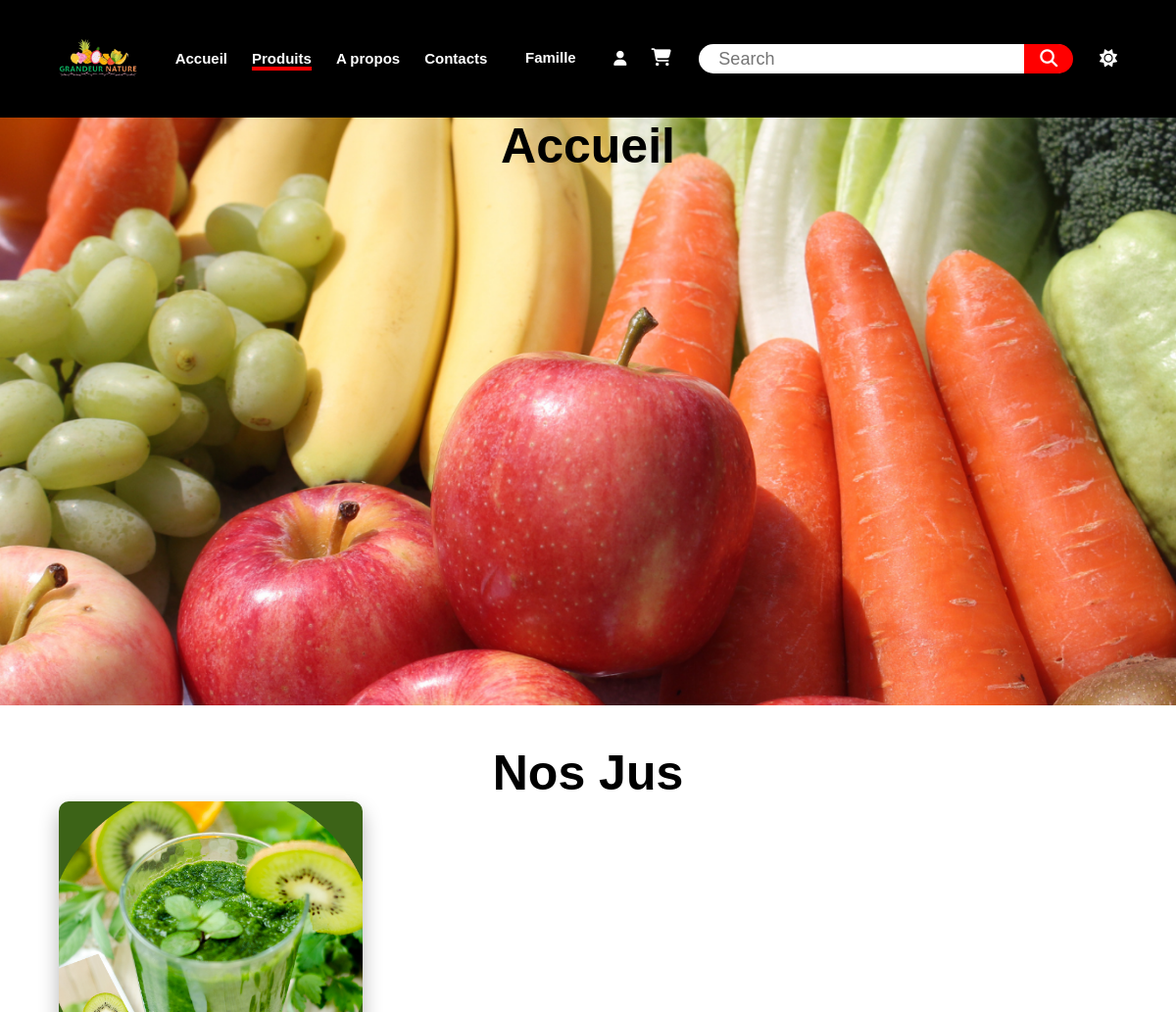
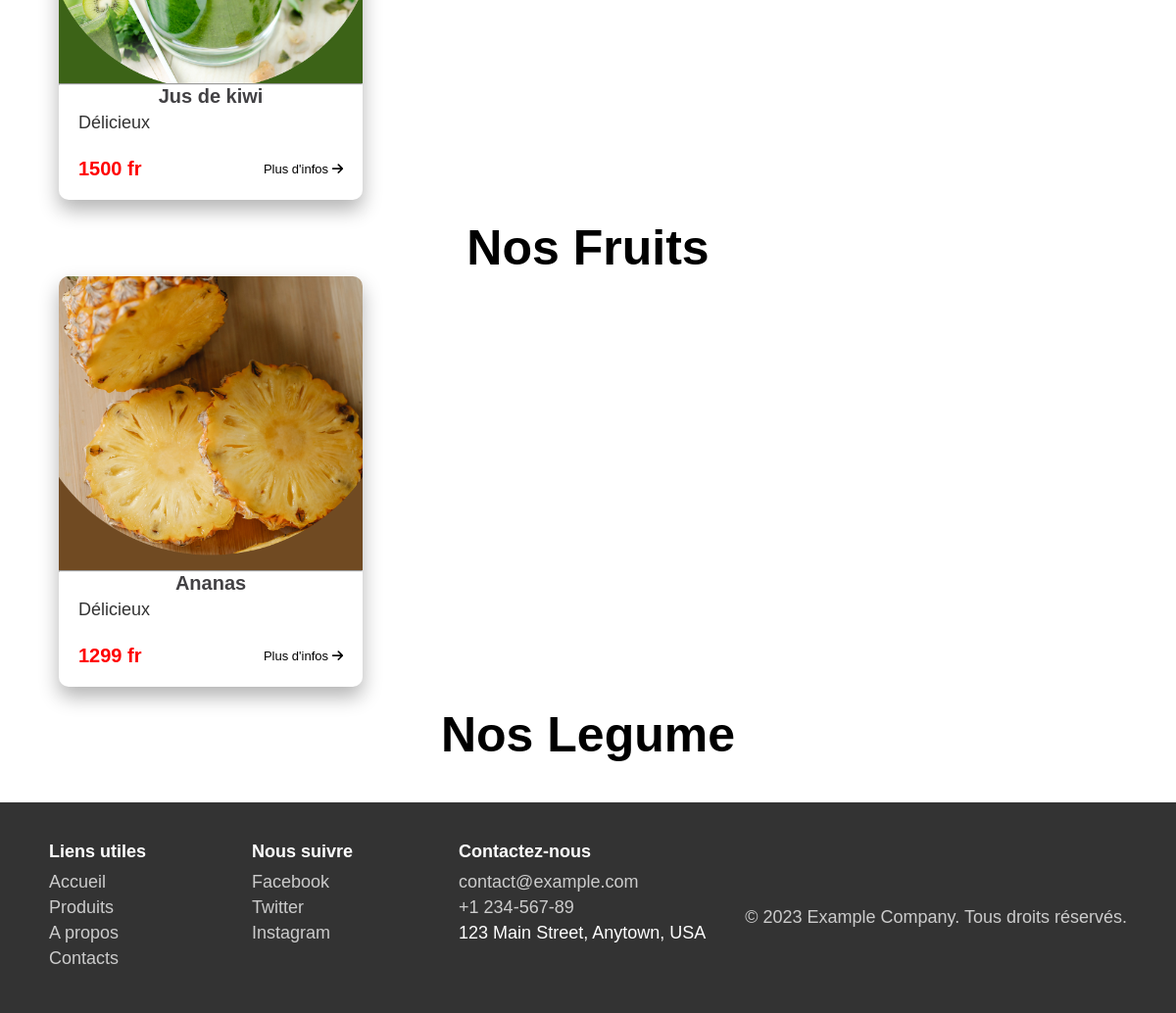
Page /produits on the committed database (2 pictures, top to bottom).
### app/models.py (models this page shows)
class Categorie(db.Model,UserMixin):
    id=db.Column(db.Integer, primary_key=True, autoincrement=True)
    nom=db.Column(db.String(50),unique=True,nullable=False)
    description=db.Column(db.String,unique=False,nullable=False)
    user_id=db.Column(db.Integer, db.ForeignKey('utilisateur.id'))
    produit=db.relationship('Produit',backref='Categorie')

class Produit(db.Model,UserMixin):
    id=db.Column(db.Integer, primary_key=True, autoincrement=True)
    image=db.Column(db.String(50),unique=False,nullable=False)
    nom= db.Column(db.String(50),unique=False,nullable=False)
    description= db.Column(db.String,unique=False,nullable=False)
    prix=db.Column(db.Integer,unique=False,nullable=False)
    created_at=db.Column(db.Date,default=datetime.datetime.today())
    user_id=db.Column(db.Integer, db.ForeignKey('utilisateur.id'))
    categorie=db.Column(db.Integer, db.ForeignKey('categorie.id'))

### app/routes.py (the view)
@app.route("/produits")
def produits():
    categories = Categorie.query.order_by(Categorie.id).all()
    produit=Produit.query.join(Categorie).all()
    print(produit)
    return render_template("produits.html",produits=produit,categories=categories)

### app/templates/produits.html (shortened to what this page needs)
{%extends "base.html"%}
{%block content%}
<main>
<div class="banniere">
    <h1>Accueil</h1>
</div>
<section class="section_produits">
{%for categorie in categories%}
    <h1>Nos {{categorie.nom}}</h1>
    <div class="produits">
        {%for produit in produits%}
                <div class="carte">
                    <div class="img"><img src="{{url_for('static',filename='Images/'+produit.image)}}" alt=""></div>
                    <hr>
                    <div class="titre">{{produit.nom}}</div>
                    <div class="desc">{{produit.description}}</div>
                    <div class="box">
                        <div class="prix">{{produit.prix}} fr</div>
                        <div class="info"><a href="/produit/{{produit.id}}">Plus d'infos <i class="fa-solid fa-arrow-right"></i></a></div>
                    </div>
                </div>
        {%endfor%}
    </div>
{%endfor%}
</section>
</main>
{%endblock%}

### app/static/Style/style.css (style rules this page uses)
* { margin: 0; padding: 0; box-sizing: border-box; font-family: 'Arial', Helvetica, sans-serif; font-size: large; }
main { min-height: 780px; }
.box { max-width: 400px; width: 100%; }
.banniere { min-height: 600px; }

### app/templates/produits.html (style rules this page uses)
.section_produits { padding: 40px 5%; }
.produits { display: grid; grid-template-columns: repeat(auto-fit,minmax(320px,1fr)); }
.produits .carte { width: 310px; background: white; box-shadow: 0 10px 20px rgba(0,0,0,0.3); border-radius: 10px; margin-bottom: 20px; }
.produits .carte img { border-top-right-radius: 10px; border-top-left-radius: 10px; }
.produits .carte img { height: 300px; width: 100%; }
.produits .carte .desc { padding: 5px 20px; opacity: 0.8; }
.produits .carte .titre { font-weight: 900; font-size: 20px; color: #424144; padding: 0 20px; text-align: center; }
.produits .carte .box { display: flex; justify-content: space-between; align-items: center; padding: 20px; }
.produits .carte .prix { color: red; font-size: 20px; font-weight: bold; }
.banniere { background: no-repeat center center / cover url("../static/Images/page_login_3.png"); }
h1 { font-size: 50px; text-align: center; }
.info a { font-size: 13; text-decoration: none; color: black; }
.info i { font-size: 13; }

### rows in the picture
Categorie: nom "Jus"
Produit: image (picture), nom "Jus de kiwi", description "Délicieux", prix "1500"
Categorie: nom "Fruits"
Produit: image (picture), nom "Ananas", description "Délicieux", prix "1299"
Categorie: nom "Legume"
